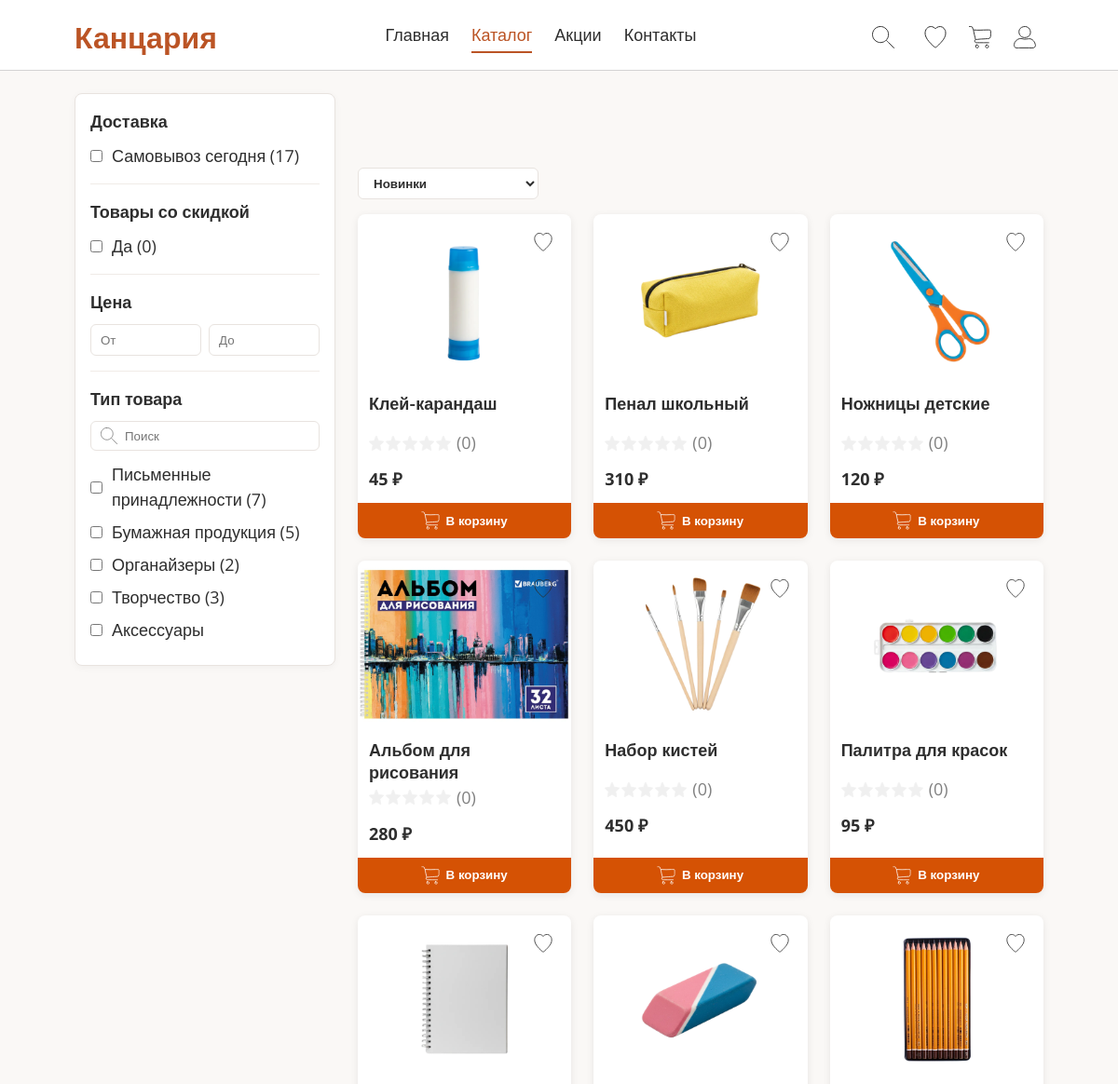
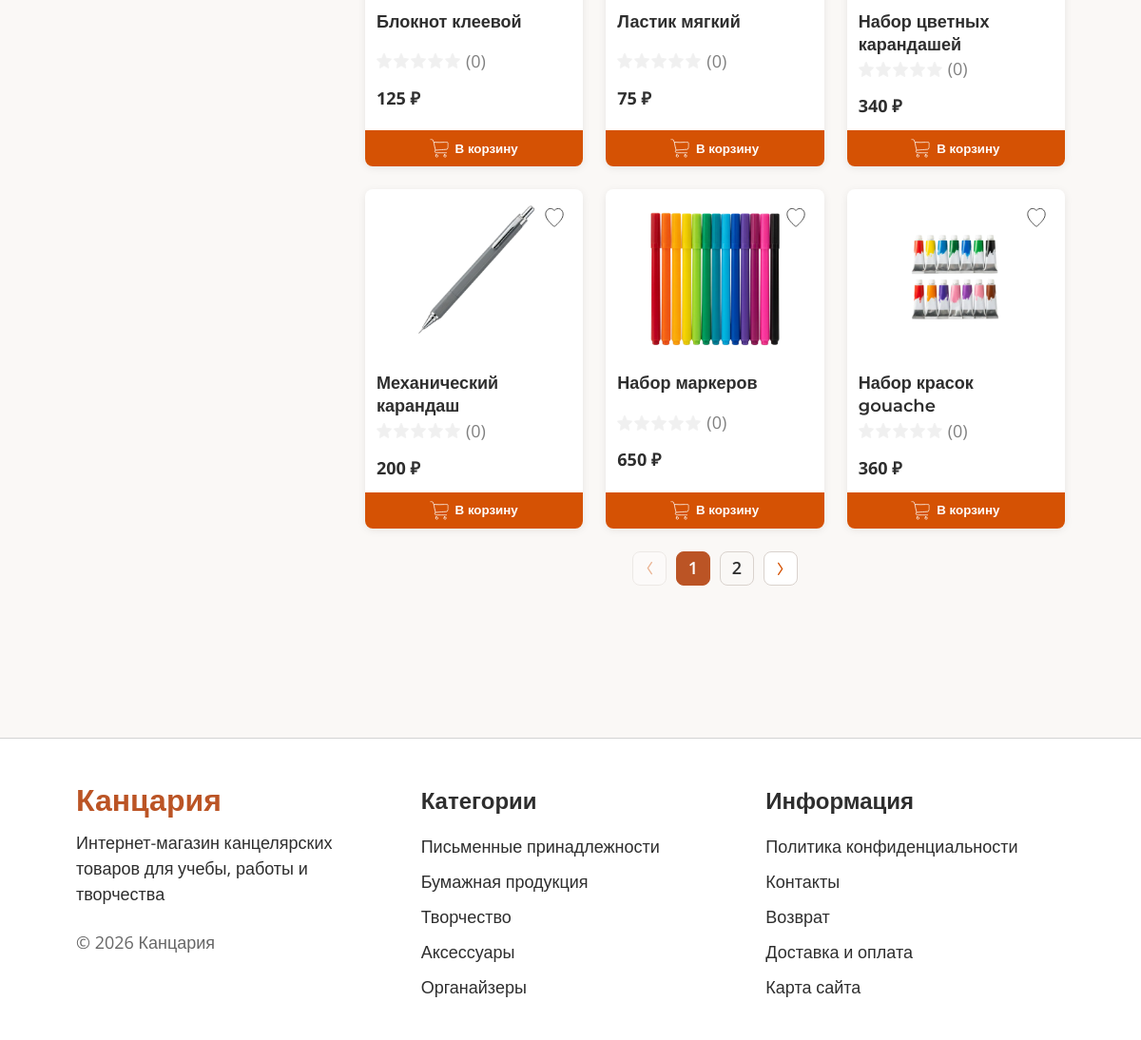
The app's page /pages/catalog.php with its own data (2 pictures, top to bottom).
### tables this page shows
CREATE TABLE `categories` (
  `id` int(10) UNSIGNED NOT NULL,
  `name` varchar(100) NOT NULL,
  `slug` varchar(120) NOT NULL
);

### includes/config.php (called while the page is built, shortened)
<?php
try {
    $pdo = new PDO(
        'mysql:host=' . DB_HOST . ';dbname=' . DB_NAME . ';charset=utf8mb4',
        DB_USER,
        DB_PASSWORD,
        [
            PDO::ATTR_ERRMODE => PDO::ERRMODE_EXCEPTION,
            PDO::ATTR_DEFAULT_FETCH_MODE => PDO::FETCH_ASSOC,
            PDO::ATTR_EMULATE_PREPARES => false,
        ]
    );
    $pdo->exec("SET NAMES 'utf8mb4'");
} catch (PDOException $e) {
    error_log('Database connection error: ' . $e->getMessage());
    http_response_code(500);
    exit('Internal server error.');
}
function format_price($price) {
    $price = (float)$price;
    return number_format($price, 0, ',', ' ') . ' ₽';
}
function get_active_discounted_products_count() {
    global $pdo;
    try {
        $stmt = $pdo->query("
            SELECT COUNT(*) AS cnt
            FROM v_product_pricing
            WHERE is_active = 1
              AND discount_percent > 0
        ");
        $row = $stmt->fetch();
        return (int)($row['cnt'] ?? 0);
    } catch (PDOException $e) {
        error_log('Database error (get_active_discounted_products_count): ' . $e->getMessage());
        return 0;
    }
}
function get_product_image($product_id) {
    global $pdo;
    try {
        $stmt = $pdo->prepare("SELECT image_path FROM product_images WHERE product_id = ? LIMIT 1");
        $stmt->execute([(int)$product_id]);
        $result = $stmt->fetch();
        return $result ? htmlspecialchars($result['image_path'], ENT_QUOTES, 'UTF-8') : '/assets/product_images/default.png';
    } catch (PDOException $e) {
        error_log('Database error: ' . $e->getMessage());
        return '/assets/product_images/default.png';
    }
}
function get_product_rating($product_id) {
    global $pdo;
    try {
        $stmt = $pdo->prepare("SELECT ROUND(AVG(rating), 1) as rating, COUNT(*) as count FROM reviews WHERE product_id = ?");
        $stmt->execute([(int)$product_id]);
        $result = $stmt->fetch();
        return [
            'rating' => (float)($result['rating'] ?? 0),
            'count' => (int)($result['count'] ?? 0),
        ];
    } catch (PDOException $e) {
        error_log('Database error: ' . $e->getMessage());
        return ['rating' => 0, 'count' => 0];
    }
}
function get_categories() {
    global $pdo;
    try {
        $stmt = $pdo->query("SELECT id, name, slug FROM categories ORDER BY id ASC", PDO::FETCH_ASSOC);
        return $stmt->fetchAll() ?? [];
    } catch (PDOException $e) {
        error_log('Database error: ' . $e->getMessage());
        return [];
    }
}
?>

### pages/catalog.php (the view, shortened to what this page needs)
<?php
require_once __DIR__ . '/../includes/config.php';
$q = isset($_GET['q']) ? trim((string)$_GET['q']) : '';
$sort = isset($_GET['sort']) ? (string)$_GET['sort'] : 'new';
$page = max(1, (int)($_GET['page'] ?? 1));
$per_page = 12;
$min_price = isset($_GET['min_price']) && $_GET['min_price'] !== '' ? (float)$_GET['min_price'] : null;
$max_price = isset($_GET['max_price']) && $_GET['max_price'] !== '' ? (float)$_GET['max_price'] : null;
$sale_only = isset($_GET['sale']) && $_GET['sale'] === '1';
$pickup_only = isset($_GET['pickup']) && $_GET['pickup'] === '1';
$category_ids = [];
$order_by = 'p.created_at DESC';
$where = ['p.is_active = 1'];
$params = [];
$where_sql = implode(' AND ', $where);
$stmt_total = $pdo->prepare("SELECT COUNT(*) as cnt FROM v_product_pricing p WHERE $where_sql");
$stmt_total->execute($params);
$total = (int)($stmt_total->fetch()['cnt'] ?? 0);
$pages = max(1, (int)ceil($total / $per_page));
$page = min($page, $pages);
$offset = ($page - 1) * $per_page;
$stmt = $pdo->prepare("
    SELECT
        p.*,
        p.final_price AS price,
        p.base_price AS price_old
    FROM v_product_pricing p
    WHERE $where_sql
    ORDER BY $order_by
    LIMIT $per_page OFFSET $offset
");
$stmt->execute($params);
$products = $stmt->fetchAll() ?: [];
$categories = get_categories();
$sale_products_total = get_active_discounted_products_count();
$category_counts = [];
try {
    $stmt_cat_counts = $pdo->query("
        SELECT category_id, COUNT(*) AS cnt
        FROM products
        WHERE is_active = 1
        GROUP BY category_id
    ");
    foreach ($stmt_cat_counts->fetchAll() as $row) {
        $category_counts[(int)$row['category_id']] = (int)$row['cnt'];
    }
} catch (PDOException $e) {
    error_log('Database error (category_counts): ' . $e->getMessage());
}
$pickup_total = 0;
try {
    $stmt_pickup = $pdo->query("
        SELECT COUNT(*) AS cnt
        FROM products p
        WHERE p.is_active = 1
          AND (p.pickup_available IS NULL OR p.pickup_available = 1)
    ");
    $pickup_total = (int)($stmt_pickup->fetch()['cnt'] ?? 0);
} catch (PDOException $e) {
    error_log('Database error (pickup_total): ' . $e->getMessage());
}
$is_ajax = !empty($_SERVER['HTTP_X_REQUESTED_WITH']) && strtolower($_SERVER['HTTP_X_REQUESTED_WITH']) === 'xmlhttprequest';
function build_query(array $overrides = []): string
{
    $q = $_GET;
    foreach ($overrides as $k => $v) {
        if ($v === null) {
            unset($q[$k]);
        } else {
            $q[$k] = $v;
        }
    }
    return http_build_query($q);
}
?>
<?php if (!$is_ajax): ?>
    <!DOCTYPE html>
    <html lang="ru">
    <head>
        <link rel="stylesheet" href="/styles/global.css">
        <link rel="stylesheet" href="/styles/header.css">
        <link rel="stylesheet" href="/styles/product-card.css">
        <link rel="stylesheet" href="/styles/footer.css">
        <link rel="stylesheet" href="/styles/catalog.css">
    </head>
    <body>
        <?php include __DIR__ . '/../includes/header.php'; ?>
        <main class="main catalog">
        <?php endif; ?>
        <?php if (!$is_ajax): ?>
            <aside class="catalog__filters">
                <form class="filters" id="catalog-filters-form" method="get" action="/pages/catalog.php">
                    <div class="filters__section">
                        <div class="filters__title">Доставка</div>
                        <label class="filters__check">
                            <input type="checkbox" name="pickup" value="1" <?php echo $pickup_only ? 'checked' : ''; ?>>
                            <span>Самовывоз сегодня (<?php echo $pickup_total; ?>)</span>
                        </label>
                    </div>
                    <div class="filters__section">
                        <div class="filters__title">Товары со скидкой</div>
                        <label class="filters__check">
                            <input type="checkbox" name="sale" value="1" <?php echo $sale_only ? 'checked' : ''; ?>>
                            <span>Да (<?php echo $sale_products_total; ?>)</span>
                        </label>
                    </div>
                    <div class="filters__section">
                        <div class="filters__title">Цена</div>
                        <div class="filters__price">
                            <input class="filters__input" type="number" name="min_price" placeholder="От" value="<?php echo $min_price !== null ? htmlspecialchars((string)$min_price) : ''; ?>">
                            <input class="filters__input" type="number" name="max_price" placeholder="До" value="<?php echo $max_price !== null ? htmlspecialchars((string)$max_price) : ''; ?>">
                        </div>
                    </div>
                    <div class="filters__section">
                        <div class="filters__title">Тип товара</div>
                        <div class="filters__search">
                            <img src="/assets/icons/search.svg" alt="" class="filters__search-icon" aria-hidden="true">
                            <input class="filters__search-input" type="text" name="q" placeholder="Поиск" value="<?php echo htmlspecialchars($q); ?>">
                        </div>
                        <div class="filters__list">
                            <?php foreach ($categories as $cat): ?>
                                <?php
                                $cat_id = (int)$cat['id'];
                                $checked = in_array($cat_id, $category_ids, true);
                                $cnt = $category_counts[$cat_id] ?? 0;
                                ?>
                                <label class="filters__check">
                                    <input type="checkbox" name="category[]" value="<?php echo $cat_id; ?>" <?php echo $checked ? 'checked' : ''; ?>>
                                    <span>
                                        <?php echo htmlspecialchars($cat['name']); ?>
                                        <?php if ($cnt > 0): ?>
                                            (<?php echo $cnt; ?>)
                                        <?php endif; ?>
                                    </span>
                                </label>
                            <?php endforeach; ?>
                        </div>
                    </div>
                </form>
            </aside>
        <?php endif; ?>
        <section class="catalog__content" id="catalog-content">
            <div class="catalog__toolbar">
                <form method="get" class="catalog__sort" id="catalog-sort-form">
                    <select name="sort" class="catalog__sort-select">
                        <option value="new" <?php echo $sort === 'new' ? 'selected' : ''; ?>>Новинки</option>
                    </select>
                </form>
            </div>
            <div class="catalog__grid">
                <?php foreach ($products as $p): ?>
                    <?php
                    $pid = (int)$p['id'];
                    $img = get_product_image($pid);
                    $r = get_product_rating($pid);
                    $rv = (float)$r['rating'];
                    $old = (float)($p['price_old'] ?? $p['price']);
                    $new = (float)$p['price'];
                    ?>
                    <article class="product-card">
                        <button type="button" class="product-card__wishlist" aria-label="В избранное" data-product-id="<?php echo $pid; ?>">
                            <img src="/assets/icons/heart.svg" alt="" class="product-card__wishlist-icon">
                        </button>
                        <a href="/pages/page-product.php?id=<?php echo $pid; ?>" class="product-card__link">
                            <img src="<?php echo htmlspecialchars($img); ?>" alt="<?php echo htmlspecialchars($p['name']); ?>" class="product-card__image" loading="lazy">
                        </a>
                        <h4 class="product-card__name">
                            <a href="/pages/page-product.php?id=<?php echo $pid; ?>"><?php echo htmlspecialchars($p['name']); ?></a>
                        </h4>
                        <div class="product-card__rating">
                            <span class="product-card__stars" aria-label="Рейтинг: <?php echo $rv; ?> из 5">
                                <?php for ($i = 1; $i <= 5; $i++): ?>
                                    <span class="star" aria-hidden="true">
                                        <img src="/assets/icons/star.svg" alt="" class="star__bg" width="16" height="16">
                                    </span>
                                <?php endfor; ?>
                            </span>
                            <span class="product-card__reviews">(<?php echo (int)$r['count']; ?>)</span>
                        </div>
                        <div class="product-card__price">
                            <span class="product-card__price--new"><?php echo format_price($new); ?></span>
                        </div>
                        <button
                            type="button"
                            class="product-card__add-to-cart"
                            data-product-id="<?php echo $pid; ?>"
                            data-product-name="<?php echo htmlspecialchars($p['name'], ENT_QUOTES); ?>"
                            data-product-price="<?php echo (float)$new; ?>"
                            data-product-old-price="<?php echo (float)$old; ?>">
                            <img src="/assets/icons/cart.svg" alt="" class="product-card__add-to-cart-icon" width="18" height="18">
                            В корзину
                        </button>
                    </article>
                <?php endforeach; ?>
            </div>
            <div class="catalog__pagination">
                <?php if ($page > 1): ?>
                    <a class="catalog__page-nav catalog__page-nav--prev"
                        href="/pages/catalog.php?<?php echo htmlspecialchars(build_query(['page' => $page - 1])); ?>"
                        aria-label="Предыдущая страница">
                        <img src="/assets/icons/arrow.svg" alt="" aria-hidden="true">
                    </a>
                <?php else: ?>
                    <span class="catalog__page-nav catalog__page-nav--prev catalog__page-nav--disabled" aria-hidden="true">
                        <img src="/assets/icons/arrow.svg" alt="">
                    </span>
                <?php endif; ?>
                <?php for ($p = 1; $p <= $pages; $p++): ?>
                    <?php $is_active = $p === $page; ?>
                    <a class="catalog__page <?php echo $is_active ? 'catalog__page--active' : ''; ?>"
                        href="/pages/catalog.php?<?php echo htmlspecialchars(build_query(['page' => $p])); ?>">
                        <?php echo $p; ?>
                    </a>
                <?php endfor; ?>
                <?php if ($page < $pages): ?>
                    <a class="catalog__page-nav catalog__page-nav--next"
                        href="/pages/catalog.php?<?php echo htmlspecialchars(build_query(['page' => $page + 1])); ?>"
                        aria-label="Следующая страница">
                        <img src="/assets/icons/arrow.svg" alt="" aria-hidden="true">
                    </a>
                <?php else: ?>
                    <span class="catalog__page-nav catalog__page-nav--next catalog__page-nav--disabled" aria-hidden="true">
                        <img src="/assets/icons/arrow.svg" alt="">
                    </span>
                <?php endif; ?>
            </div>
        </section>
        <?php if (!$is_ajax): ?>
        </main>
        <?php include __DIR__ . '/../includes/footer.php'; ?>
    </body>
    </html>
<?php endif; ?>

### records on screen
categories: name "Письменные принадлежности", id "7"
categories: name "Бумажная продукция", id "5"
categories: name "Органайзеры", id "2"
categories: name "Творчество", id "3"
categories: name "Аксессуары"

### other values on screen
$pickup_total "17"
$sale_products_total "0"
$p['name'] "Клей-карандаш"
$r['count'] "0"
format_price($new) "45 ₽"
$p['name'] "Пенал школьный"
format_price($new) "310 ₽"
$p['name'] "Ножницы детские"
format_price($new) "120 ₽"
$p['name'] "Альбом для рисования"
format_price($new) "280 ₽"
$p['name'] "Набор кистей"
format_price($new) "450 ₽"
$p['name'] "Палитра для красок"
format_price($new) "95 ₽"
